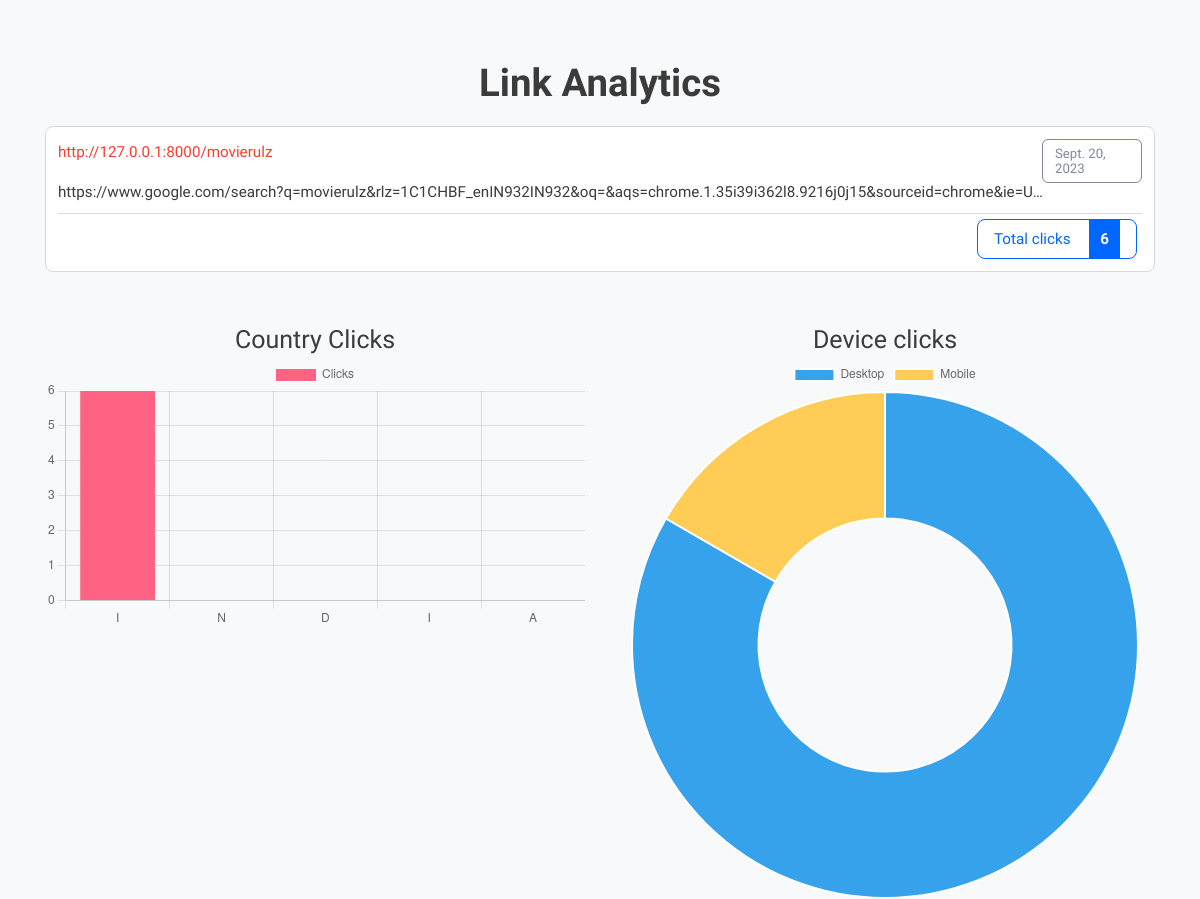
The page /analytics/movierulz on the database its author committed.
### myapp/models.py (models this page shows)
class LongToShort(models.Model):
    long_url = models.URLField(max_length=500)
    short_url = models.CharField(max_length=50, unique=True)
    date = models.DateField(auto_now_add=True)
    clicks = models.IntegerField(default=0)
    mobile = models.IntegerField(default=0)
    desktop = models.IntegerField(default=0)

### myapp/views.py (the view)
# urls.py: path('analytics/<slug:shorturl>',views.single_analytics),
def single_analytics(request,shorturl):
    rows = LongToShort.objects.filter(short_url=shorturl)
    obj=rows[0]
    long_url = obj.long_url
    short_url = obj.short_url
    date=obj.date
    clicks=obj.clicks
    user_agent = get_user_agent(request)
    print("User Agent: " , user_agent)
    if user_agent.is_mobile or 'Mobile' in str(user_agent):
        obj.mobile = obj.mobile + 1
    elif user_agent.is_tablet or user_agent.is_pc:
        obj.desktop = obj.desktop + 1
    obj.clicks =  obj.mobile + obj.desktop
    print("mobile = ",obj.mobile," and desktop = ", obj.desktop)
    context = {"short_url": short_url, "long_url": long_url, "date": date, "clicks": clicks, "mobile": obj.mobile, "desktop": obj.desktop}
    obj.save()
    return render(request,"analytics.html", context)

### myapp/templates/analytics.html (shortened to what this page needs)
{% load static %}
<!DOCTYPE html>
<html lang="en" class="">
<head>
	<link rel="stylesheet" href="{% static 'bootstrap.min.css' %}" type="text/css" media="screen">
	<link rel="stylesheet" href="{% static 'style.css' %}" type="text/css" media="screen">
</head>
<body class="pace-done lout_stats30">
	<main id="content" role="main" class="wyniki wyniki_all">
		<div class="container">
			<div class="row">
				<div class="col-12 page_log_in mt-0">
					<h2 class="h1" style="text-align: center;">Link Analytics</h2>
				</div>
				<div class="url_options url_stats_o" id="1">
					<p class="data_link">{{ date }}</p>
					<p class="url_link">
						{{ long_url }}
					</p>
					<p id="link" class="link_element">
						<a href="{{ long_url }}" class="short_url_l" target="_blank">
							http://127.0.0.1:8000/{{ short_url }}</a>
					</p>
					<div class="stats_total btn-cutt click_stats btn_norm">
						<div>Total clicks <strong class="allClicks">{{ clicks }}</strong></div>
					</div>
				</div>
			</div>
			<br /><br />
			<div class="row">
                <div class="col-6">
                    <h2 style="text-align: center; font-size: 25px; font-weight: 500;">Country Clicks</h2>
                    <canvas id="barChart"></canvas>
                </div>
                <div class="col-6">
                    <h2 style="text-align: center; font-size: 25px; font-weight: 500;">Device clicks</h2>
                    <canvas id="donutChart"></canvas>
                </div>
            </div>
		</div>
	</main>
</body>
	<script>
        const ctx = document.getElementById('barChart').getContext('2d');
        const countries = 'INDIA';
        const number_of_clicks = "{{ clicks | safe }}";
        const barChart = new Chart(ctx, {
            type: 'bar',
            data: {
                labels: countries,
                datasets: [{
                    label: 'Clicks',
                    data: number_of_clicks,
                    backgroundColor: [
                        '#FF6384',
                    ],
                }]
            }
        });
        const desktop_count = "{{ desktop | safe }}";
        const mobile_count = "{{ mobile | safe }}";
        const ctx2 = document.getElementById('donutChart').getContext('2d');
        const donutChart = new Chart(ctx2, {
            type: 'doughnut',
            data: {
                labels: [
                    'Desktop',
                    'Mobile'
                ],
                datasets: [{
                    label: 'My First Dataset',
                    data: [desktop_count, mobile_count],
                    backgroundColor: [
                        'rgb(54, 162, 235)',
                        'rgb(255, 205, 86)'
                    ],
                    hoverOffset: 4
                }]
            }
        });
    </script>
</html>

### rows shown on the page
LongToShort: date "Sept. 20, 2023", long_url "https://www.google.com/search?q=movierulz&rlz=1C1CHBF_enIN932IN932&oq=&aqs=chrome.1.35i39i362l8.9216j0j15&sourceid=chrome&ie=U…", short_url "movierulz"

### other values the page prints
{{ clicks }} "6"
chart data {{ clicks | safe }} 6
chart data {{ desktop | safe }} 5
chart data {{ mobile | safe }} 1
